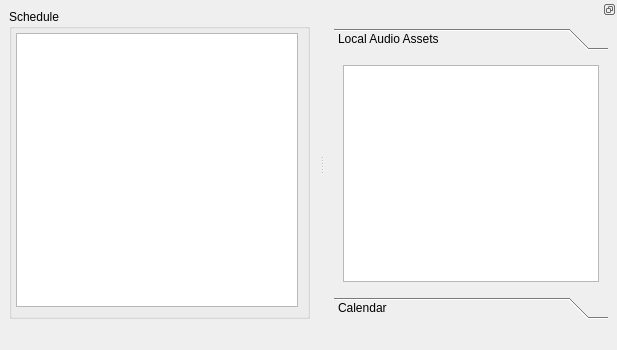
<?xml version="1.0" encoding="UTF-8"?>
<ui version="4.0">
 <class>MainWindow</class>
 <widget class="QMainWindow" name="MainWindow">
  <property name="geometry">
   <rect>
    <x>0</x>
    <y>0</y>
    <width>617</width>
    <height>350</height>
   </rect>
  </property>
  <property name="windowTitle">
   <string>Radia Source</string>
  </property>
  <property name="autoFillBackground">
   <bool>false</bool>
  </property>
  <property name="styleSheet">
   <string notr="true">border-top-color: rgb(0, 0, 0);</string>
  </property>
  <widget class="QWidget" name="centralwidget">
   <layout class="QHBoxLayout" name="horizontalLayout_2">
    <item>
     <widget class="QGroupBox" name="groupBox">
      <property name="sizePolicy">
       <sizepolicy hsizetype="Preferred" vsizetype="Preferred">
        <horstretch>0</horstretch>
        <verstretch>0</verstretch>
       </sizepolicy>
      </property>
      <property name="title">
       <string>Schedule</string>
      </property>
      <property name="alignment">
       <set>Qt::AlignLeading|Qt::AlignLeft|Qt::AlignTop</set>
      </property>
      <property name="flat">
       <bool>true</bool>
      </property>
      <property name="checkable">
       <bool>false</bool>
      </property>
      <layout class="QVBoxLayout" name="verticalLayout_4">
       <property name="leftMargin">
        <number>4</number>
       </property>
       <property name="topMargin">
        <number>4</number>
       </property>
       <item>
        <widget class="QListView" name="scheduler_list">
         <property name="sizePolicy">
          <sizepolicy hsizetype="Expanding" vsizetype="Expanding">
           <horstretch>0</horstretch>
           <verstretch>0</verstretch>
          </sizepolicy>
         </property>
         <property name="acceptDrops">
          <bool>true</bool>
         </property>
         <property name="dragEnabled">
          <bool>true</bool>
         </property>
         <property name="dragDropMode">
          <enum>QAbstractItemView::DropOnly</enum>
         </property>
         <property name="defaultDropAction">
          <enum>Qt::LinkAction</enum>
         </property>
        </widget>
       </item>
      </layout>
     </widget>
    </item>
   </layout>
  </widget>
  <widget class="QStatusBar" name="statusbar">
   <property name="sizeGripEnabled">
    <bool>true</bool>
   </property>
  </widget>
  <widget class="QDockWidget" name="dockWidget">
   <property name="features">
    <set>QDockWidget::DockWidgetFloatable|QDockWidget::DockWidgetMovable</set>
   </property>
   <property name="allowedAreas">
    <set>Qt::LeftDockWidgetArea|Qt::RightDockWidgetArea</set>
   </property>
   <property name="windowTitle">
    <string/>
   </property>
   <attribute name="dockWidgetArea">
    <number>2</number>
   </attribute>
   <widget class="QWidget" name="dockWidgetContents">
    <layout class="QVBoxLayout" name="verticalLayout">
     <item>
      <widget class="QToolBox" name="toolBox">
       <property name="currentIndex">
        <number>0</number>
       </property>
       <widget class="QWidget" name="page">
        <property name="geometry">
         <rect>
          <x>0</x>
          <y>0</y>
          <width>298</width>
          <height>223</height>
         </rect>
        </property>
        <attribute name="label">
         <string>Local Audio Assets</string>
        </attribute>
        <layout class="QVBoxLayout" name="verticalLayout_2">
         <item>
          <widget class="QTreeView" name="file_manager">
           <property name="dragEnabled">
            <bool>true</bool>
           </property>
          </widget>
         </item>
        </layout>
       </widget>
       <widget class="QWidget" name="page_2">
        <property name="geometry">
         <rect>
          <x>0</x>
          <y>0</y>
          <width>298</width>
          <height>223</height>
         </rect>
        </property>
        <attribute name="label">
         <string>Calendar</string>
        </attribute>
        <layout class="QVBoxLayout" name="verticalLayout_3">
         <item>
          <widget class="QCalendarWidget" name="calendarWidget"/>
         </item>
         <item>
          <widget class="QDialogButtonBox" name="buttonBox">
           <property name="standardButtons">
            <set>QDialogButtonBox::Reset</set>
           </property>
           <property name="centerButtons">
            <bool>true</bool>
           </property>
          </widget>
         </item>
        </layout>
       </widget>
      </widget>
     </item>
    </layout>
   </widget>
  </widget>
 </widget>
 <tabstops>
  <tabstop>scheduler_list</tabstop>
  <tabstop>file_manager</tabstop>
  <tabstop>calendarWidget</tabstop>
  <tabstop>buttonBox</tabstop>
 </tabstops>
 <resources/>
 <connections/>
</ui>
